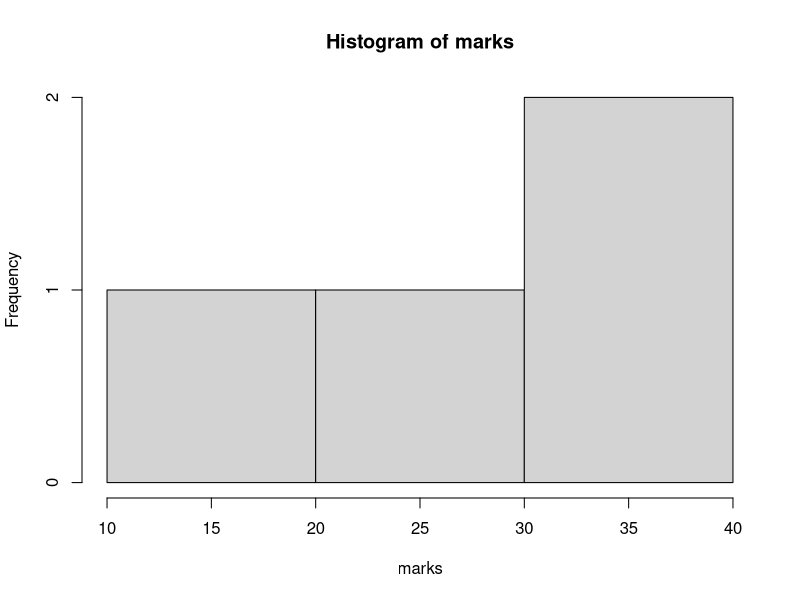
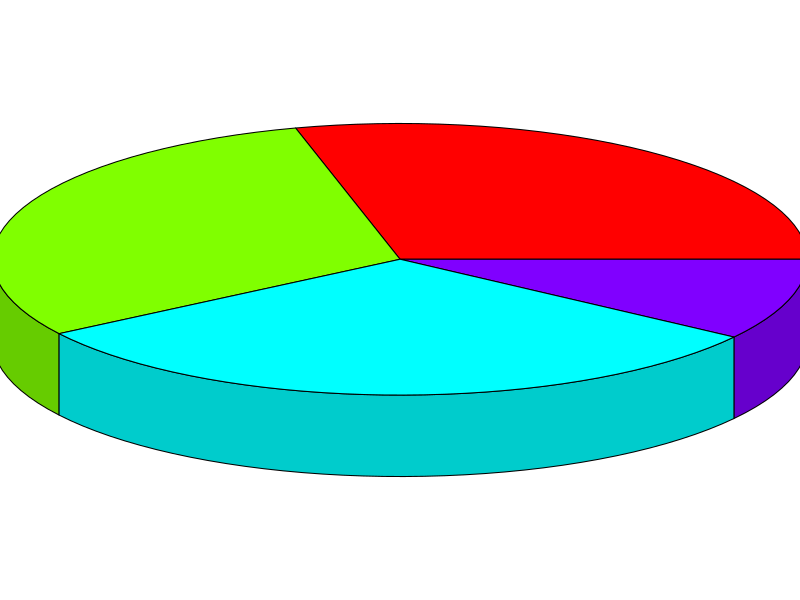

The R source for these figures, in order:
library("plotrix")
stu=c("ashik","sr","ayush","obed")
marks=c(30,31,32,10)
df=data.frame(stu,marks)
hist(marks)
View(marks)
pie3D(marks,radius=2,height=0.2)

